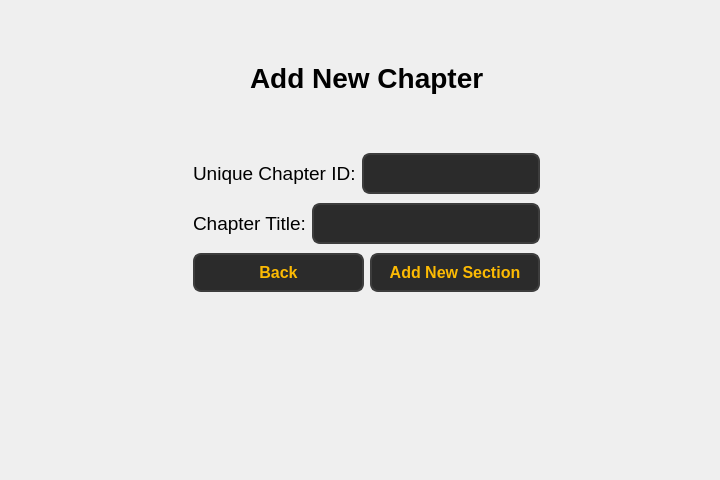
<?xml version="1.0" encoding="UTF-8"?>
<ui version="4.0">
 <class>Form</class>
 <widget class="QWidget" name="Form">
  <property name="geometry">
   <rect>
    <x>0</x>
    <y>0</y>
    <width>720</width>
    <height>480</height>
   </rect>
  </property>
  <property name="windowTitle">
   <string>Form</string>
  </property>
  <widget class="QLabel" name="label">
   <property name="geometry">
    <rect>
     <x>250</x>
     <y>57</y>
     <width>241</width>
     <height>41</height>
    </rect>
   </property>
   <property name="font">
    <font>
     <pointsize>21</pointsize>
     <bold>true</bold>
    </font>
   </property>
   <property name="text">
    <string>Add New Chapter</string>
   </property>
  </widget>
  <widget class="QWidget" name="layoutWidget">
   <property name="geometry">
    <rect>
     <x>193</x>
     <y>150</y>
     <width>347</width>
     <height>148</height>
    </rect>
   </property>
   <layout class="QVBoxLayout" name="verticalLayout">
    <item>
     <layout class="QHBoxLayout" name="horizontalLayout_3">
      <item>
       <widget class="QLabel" name="label_6">
        <property name="font">
         <font>
          <pointsize>14</pointsize>
         </font>
        </property>
        <property name="text">
         <string>Unique Chapter ID:</string>
        </property>
       </widget>
      </item>
      <item>
       <widget class="QLineEdit" name="lineEdit_5">
        <property name="styleSheet">
         <string notr="true">QLineEdit {
        background-color: #2b2b2b;  /* Dark background */
        color: #fcba03;  /* Text color */
        border: 2px solid #3d3d3d;  /* Border color */
        border-radius: 8px;  /* Rounded corners */
        padding: 8px;  /* Padding inside the input field */
        font-size: 16px;  /* Font size */
        font-weight: bold;  /* Bold font */
    }

    QLineEdit:hover {
        background-color: #3d3d3d;  /* Background when hovered */
        border: 2px solid #fcba03;  /* Border color when hovered */
    }

    QLineEdit:focus {
        background-color: #1a1a1a;  /* Background when focused */
        border: 2px solid #fcba03;  /* Border color when focused */
        color: #ffffff;  /* Text color when focused */
    }</string>
        </property>
       </widget>
      </item>
     </layout>
    </item>
    <item>
     <layout class="QHBoxLayout" name="horizontalLayout_2">
      <item>
       <widget class="QLabel" name="label_7">
        <property name="font">
         <font>
          <pointsize>14</pointsize>
         </font>
        </property>
        <property name="text">
         <string>Chapter Title:</string>
        </property>
       </widget>
      </item>
      <item>
       <widget class="QLineEdit" name="lineEdit_6">
        <property name="styleSheet">
         <string notr="true">QLineEdit {
        background-color: #2b2b2b;  /* Dark background */
        color: #fcba03;  /* Text color */
        border: 2px solid #3d3d3d;  /* Border color */
        border-radius: 8px;  /* Rounded corners */
        padding: 8px;  /* Padding inside the input field */
        font-size: 16px;  /* Font size */
        font-weight: bold;  /* Bold font */
    }

    QLineEdit:hover {
        background-color: #3d3d3d;  /* Background when hovered */
        border: 2px solid #fcba03;  /* Border color when hovered */
    }

    QLineEdit:focus {
        background-color: #1a1a1a;  /* Background when focused */
        border: 2px solid #fcba03;  /* Border color when focused */
        color: #ffffff;  /* Text color when focused */
    }</string>
        </property>
       </widget>
      </item>
     </layout>
    </item>
    <item>
     <layout class="QHBoxLayout" name="horizontalLayout">
      <item>
       <widget class="QPushButton" name="pushButton_back_2">
        <property name="styleSheet">
         <string notr="true">QPushButton {
        background-color: #2b2b2b;  
        color: #fcba03;              
        border: 2px solid #3d3d3d;      
        border-radius: 8px;          
        padding: 8px 16px;            
        font-size: 16px;            
        font-weight: bold;
    
    }

    QPushButton:hover {
        background-color: #fcba03;
		 color: #000000;
        border: 2px solid #5a5a5a;    
    }

    QPushButton:pressed {
        background-color: #1a1a1a;      
        border: 2px solid #2b2b2b;      
    }</string>
        </property>
        <property name="text">
         <string>Back</string>
        </property>
       </widget>
      </item>
      <item>
       <widget class="QPushButton" name="pushButton_4">
        <property name="styleSheet">
         <string notr="true">QPushButton {
        background-color: #2b2b2b;  
        color: #fcba03;              
        border: 2px solid #3d3d3d;      
        border-radius: 8px;          
        padding: 8px 16px;            
        font-size: 16px;            
        font-weight: bold;
    
    }

    QPushButton:hover {
        background-color: #fcba03;
		 color: #000000;
        border: 2px solid #5a5a5a;    
    }

    QPushButton:pressed {
        background-color: #1a1a1a;      
        border: 2px solid #2b2b2b;      
    }</string>
        </property>
        <property name="text">
         <string>Add New Section</string>
        </property>
       </widget>
      </item>
     </layout>
    </item>
   </layout>
  </widget>
 </widget>
 <resources/>
 <connections/>
</ui>
